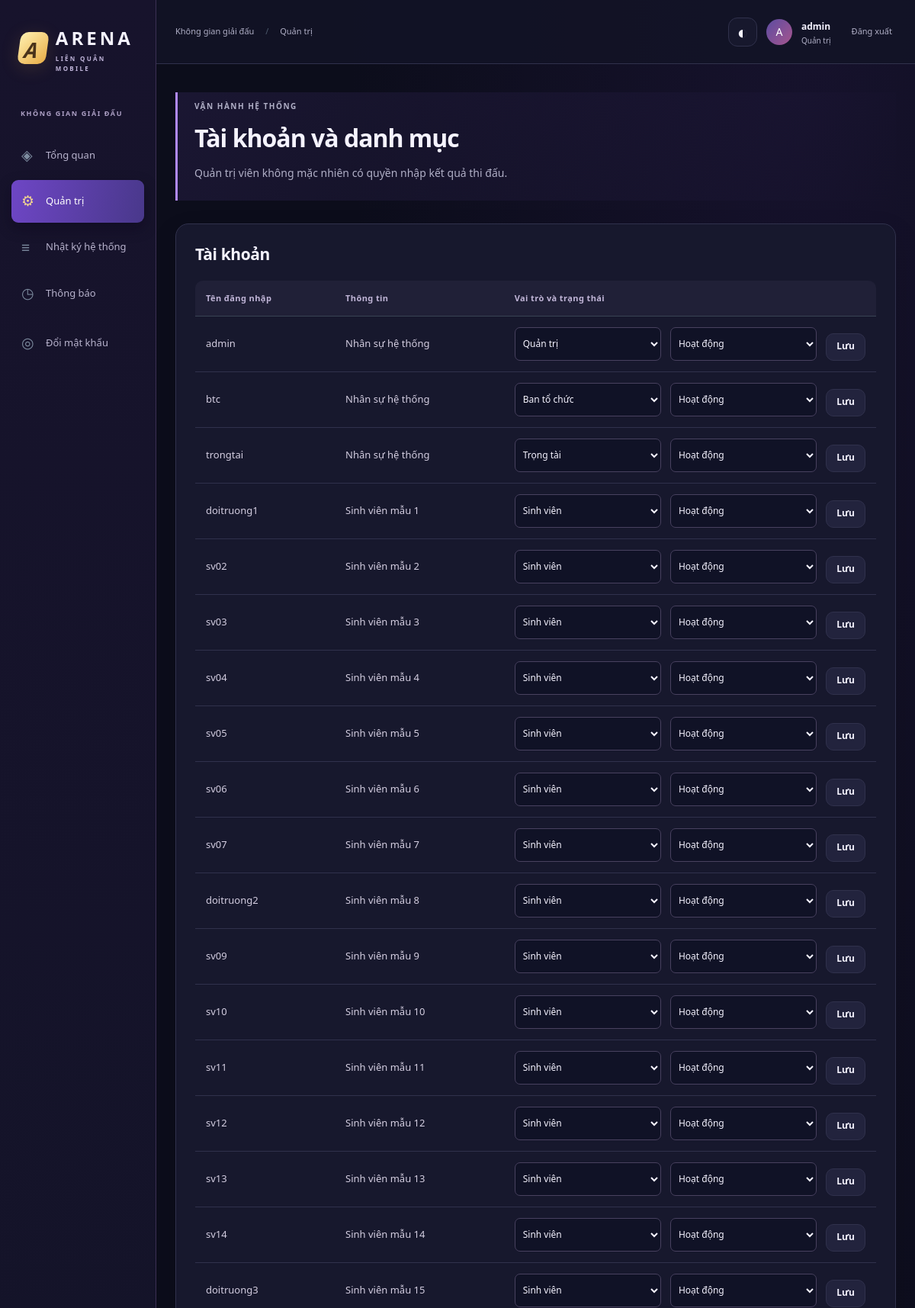
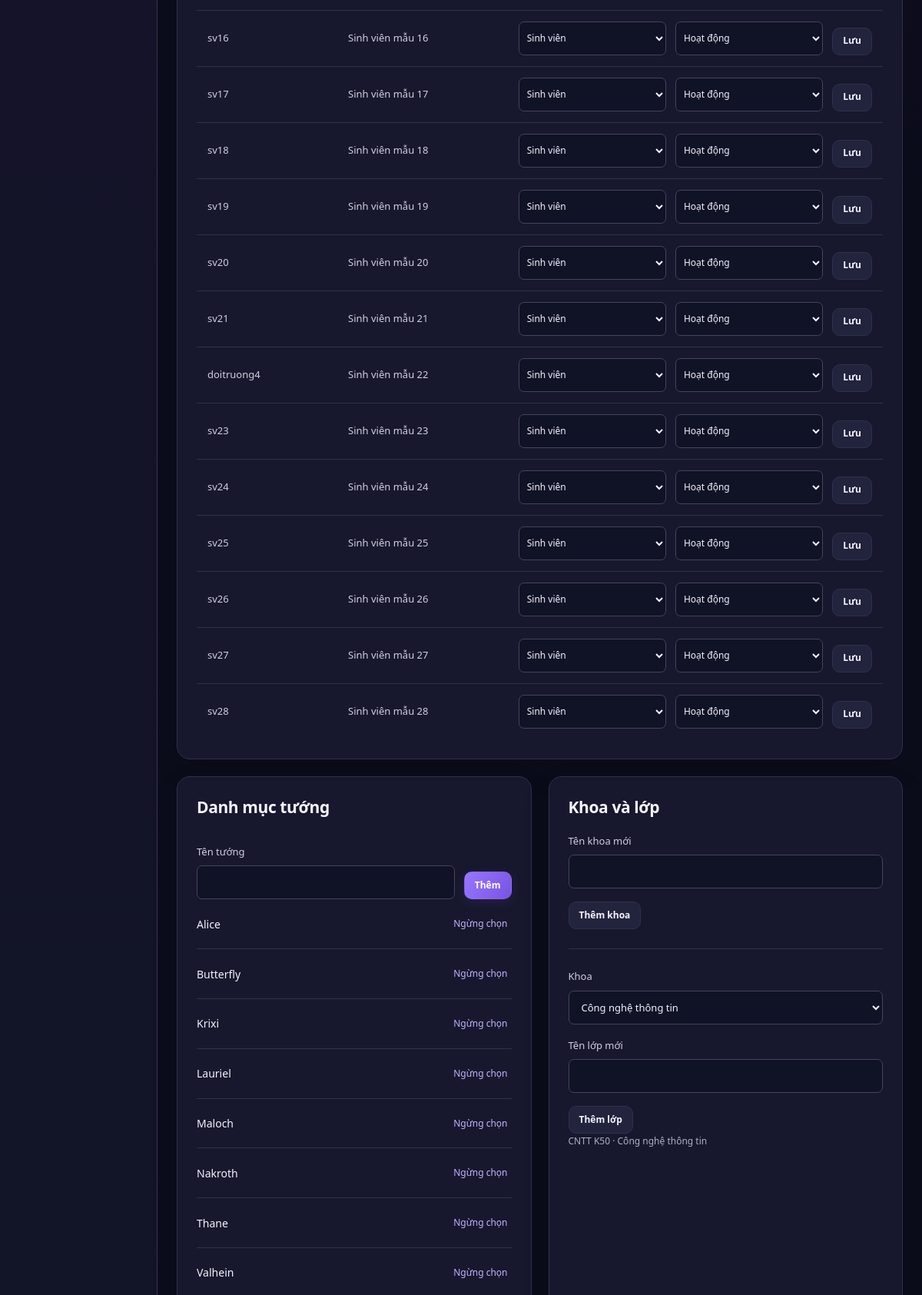
The page /admin (signed in, upper part) on the database its author committed (2 pictures, top to bottom).
### tables this page shows
CREATE TABLE users(id INTEGER PRIMARY KEY,username TEXT NOT NULL UNIQUE,password_hash TEXT NOT NULL,student_id INTEGER UNIQUE REFERENCES students(id),role TEXT NOT NULL CHECK(role IN ('admin','organizer','referee','student')),active INTEGER NOT NULL DEFAULT 1 CHECK(active IN(0,1)));

CREATE TABLE students(id INTEGER PRIMARY KEY,code TEXT NOT NULL UNIQUE,full_name TEXT NOT NULL,game_id TEXT NOT NULL UNIQUE,ign TEXT NOT NULL,class_id INTEGER NOT NULL REFERENCES classes(id));

CREATE TABLE heroes(id INTEGER PRIMARY KEY,name TEXT NOT NULL UNIQUE,active INTEGER NOT NULL DEFAULT 1);

CREATE TABLE classes(id INTEGER PRIMARY KEY,college_id INTEGER NOT NULL REFERENCES colleges(id),name TEXT NOT NULL UNIQUE);

CREATE TABLE colleges(id INTEGER PRIMARY KEY, name TEXT NOT NULL UNIQUE);

### app/admin.py (the view)
@bp.get("/admin")
def index():
    permission("admin")
    return render_template(
        "admin.html",
        users=query(
            "SELECT u.id,u.username,u.role,u.active,s.full_name FROM users u LEFT JOIN students s ON s.id=u.student_id ORDER BY u.id"
        ),
        heroes=query("SELECT * FROM heroes ORDER BY name"),
        classes=query(
            "SELECT c.*,k.name college FROM classes c JOIN colleges k ON k.id=c.college_id"
        ),
        colleges=query("SELECT * FROM colleges"),
    )

### app/auth.py (called while the page is built)
def load_user():
    g.user = query(
        "SELECT u.*,s.ign,s.full_name FROM users u LEFT JOIN students s ON s.id=u.student_id WHERE u.id=? AND u.active=1",
        (session.get("uid"),),
        one=True,
    )
    if not g.user:
        session.pop("uid", None)

def csrf_token():
    if "csrf" not in session:
        session["csrf"] = secrets.token_hex(32)
    return session["csrf"]

def csrf_guard():
    if request.method == "POST":
        sent = request.form.get("csrf") or request.headers.get("X-CSRF-Token", "")
        if not secrets.compare_digest(sent, session.get("csrf", "")) or not sent:
            abort(400, description="Phiên biểu mẫu đã hết hạn. Hãy tải lại trang.")

### app/common.py (called while the page is built)
def can(permission):
    return bool(
        g.user
        and query(
            "SELECT 1 FROM role_permissions WHERE role=? AND permission=?",
            (g.user["role"], permission),
            one=True,
        )
    )

def permission(name):
    if not g.user:
        abort(401)
    if not can(name):
        abort(403)

### app/db.py (called while the page is built)
def get_db():
    if "db" not in g:
        g.db = sqlite3.connect(
            current_app.config["DATABASE"], timeout=15, isolation_level=None
        )
        g.db.row_factory = sqlite3.Row
        g.db.execute("PRAGMA foreign_keys=ON")
        g.db.execute("PRAGMA journal_mode=WAL")
        g.db.execute("PRAGMA busy_timeout=15000")
    return g.db

def query(sql, args=(), one=False):
    rows = get_db().execute(sql, args).fetchall()
    return (rows[0] if rows else None) if one else rows

### app/templates/admin.html
{% extends 'base.html' %}{% block crumb %}Quản trị{% endblock %}{% block content %}<div class="page-heading"><p class="eyebrow">VẬN HÀNH HỆ THỐNG</p><h1>Tài khoản và danh mục</h1><p>Quản trị viên không mặc nhiên có quyền nhập kết quả thi đấu.</p></div><section class="panel"><h2>Tài khoản</h2><div class="table-scroll"><table><thead><tr><th>Tên đăng nhập</th><th>Thông tin</th><th>Vai trò và trạng thái</th></tr></thead><tbody>{% for u in users %}<tr><td>{{ u.username }}</td><td>{{ u.full_name or 'Nhân sự hệ thống' }}</td><td><form class="inline-form compact" method="post" action="{{ url_for('admin.user',uid=u.id) }}">{{ csrf_field() }}<select name="role" aria-label="Vai trò {{ u.username }}">{% for role in ['admin','organizer','referee','student'] %}<option value="{{ role }}" {{ 'selected' if role==u.role }}>{{ labels[role] }}</option>{% endfor %}</select><select name="active" aria-label="Trạng thái {{ u.username }}"><option value="1" {{ 'selected' if u.active }}>Hoạt động</option><option value="0" {{ 'selected' if not u.active }}>Bị khóa</option></select><button class="btn secondary small">Lưu</button></form></td></tr>{% endfor %}</tbody></table></div></section><div class="two-cols"><section class="panel"><h2>Danh mục tướng</h2><form class="inline-form" method="post" action="{{ url_for('admin.catalog') }}">{{ csrf_field() }}<input type="hidden" name="kind" value="hero"><label>Tên tướng<input name="name" required maxlength="100"></label><button class="btn small">Thêm</button></form>{% for h in heroes %}<div class="list-row"><span>{{ h.name }}</span><form method="post" action="{{ url_for('admin.hero',hid=h.id) }}">{{ csrf_field() }}<button class="link-btn">{{ 'Ngừng chọn' if h.active else 'Cho phép chọn lại' }}</button></form></div>{% endfor %}</section><section class="panel"><h2>Khoa và lớp</h2><form method="post" action="{{ url_for('admin.catalog') }}">{{ csrf_field() }}<input type="hidden" name="kind" value="college"><label>Tên khoa mới<input name="name" required maxlength="100"></label><button class="btn secondary small">Thêm khoa</button></form><hr><form method="post" action="{{ url_for('admin.catalog') }}">{{ csrf_field() }}<input type="hidden" name="kind" value="class"><label>Khoa<select name="college_id">{% for c in colleges %}<option value="{{ c.id }}">{{ c.name }}</option>{% endfor %}</select></label><label>Tên lớp mới<input name="name" required maxlength="100"></label><button class="btn secondary small">Thêm lớp</button></form>{% for c in classes %}<p class="muted">{{ c.name }} · {{ c.college }}</p>{% endfor %}</section></div>{% endblock %}

### app/templates/base.html (shortened to what this page needs)
<!doctype html><html lang="vi"><head><link rel="stylesheet" href="{{ url_for('static',filename='style.css') }}"><link rel="stylesheet" href="{{ url_for('static',filename='modern.css') }}"></head>
<body><aside class="sidebar" id="sidebar"><a class="brand" href="{{ url_for('web.home') }}"><span class="brand-icon">A</span><span>ARENA<small>LIÊN QUÂN MOBILE</small></span></a><p class="nav-label">KHÔNG GIAN GIẢI ĐẤU</p><nav><a class="nav-item {{ 'active' if request.endpoint=='web.home' }}" href="{{ url_for('web.home') }}"><span>◈</span>Tổng quan</a>{% if can('admin') %}<a class="nav-item" href="{{ url_for('admin.index') }}"><span>⚙</span>Quản trị</a>{% endif %}{% if can('audit') %}<a class="nav-item" href="{{ url_for('admin.logs') }}"><span>≡</span>Nhật ký hệ thống</a>{% endif %}{% if g.user %}<a class="nav-item" href="{{ url_for('admin.notifications') }}"><span>◷</span>Thông báo </a>{% endif %}</nav>{% if g.user %}<a class="nav-item" href="{{ url_for('auth.password_form') }}"><span>◎</span>Đổi mật khẩu</a>{% endif %}</aside>
<div class="workspace"><header class="topbar"><button class="icon-btn mobile-only" id="menu-toggle" aria-label="Mở menu" aria-expanded="false">☰</button><span class="breadcrumb">Không gian giải đấu <span>/</span> {% block crumb %}Tổng quan{% endblock %}</span><div class="account"><button type="button" class="theme-toggle" aria-label="Đổi giao diện sáng tối" title="Đổi giao diện sáng tối">◐</button>{% if g.user %}<span class="avatar">{{ (g.user.ign or g.user.username)[:1]|upper }}</span><span><b>{{ g.user.ign or g.user.username }}</b><small>{{ labels[g.user.role] }}</small></span><form method="post" action="{{ url_for('auth.logout') }}">{{ csrf_field() }}<button class="link-btn">Đăng xuất</button></form>{% else %}<a class="btn secondary small" href="{{ url_for('auth.login') }}">Đăng nhập</a><a class="btn small" href="{{ url_for('auth.register') }}">Tạo tài khoản</a>{% endif %}</div></header>
<main id="main">{% block content %}{% endblock %}</main></div></body></html>

### app/static/modern.css (style rules this page uses)
:root { --bg:#0c0d1b;--panel:#17182d;--raised:#22233d;--line:#30314c;--text:#f5f3ff;--muted:#b0afc6;--green:#c2b4ff;--mint:#43dcc1;--purple:#c0a8ff;--orange:#ffd181;--accent:#8b65f8;--shadow:0 14px 35px #0002 }
body { background:radial-gradient(ellipse at 88% 0,#33205d44,transparent 40%),var(--bg);font-size:14px;line-height:1.65 }
h1,h2,h3 { text-wrap:balance }
a,button { -webkit-tap-highlight-color:transparent }
.sidebar { background:linear-gradient(180deg,#17132c,#111426);border-right:1px solid #3c3054;padding-top:30px }
.brand-icon { background:linear-gradient(135deg,#fff0b0,#e8ad47);color:#49331a;box-shadow:0 5px 24px #e8ad4725 }
.brand small { color:#beb3d8 }
.nav-item { color:#b8b3cd;min-height:47px;transition:background .18s,color .18s }
.nav-item.active,.nav-item:hover { background:linear-gradient(100deg,#6e46c5,#49388b);color:#fff }
.nav-item.active { box-shadow:0 7px 18px #09061866 }
.nav-item.active>span,.nav-item:hover>span { color:#f4d78f }
.nav-label { color:#ada0c5 }
.topbar { background:#121326e8;border-color:var(--line) }
.account small,.breadcrumb { color:var(--muted) }
.theme-toggle { border:1px solid var(--line);border-radius:12px;background:var(--panel);color:var(--text);width:38px;height:38px;font-size:24px;line-height:1 }
.btn { background:linear-gradient(120deg,#9876ff,#7954e3);color:#fff;box-shadow:0 4px 14px #6a42b52e;border-radius:10px;font-size:13px;min-height:44px }
.btn.secondary { background:var(--raised);border-color:var(--line);color:var(--text);box-shadow:none }
.btn.small { font-size:12px;min-height:36px }
.avatar { background:linear-gradient(130deg,#5c4ca1,#a6558e);color:#fff }
.panel { border-radius:17px;box-shadow:var(--shadow) }
.panel h2 { font-size:21px }
.page-heading { background:linear-gradient(120deg,#45327740,transparent);border-left:3px solid #b18afa;padding:10px 0 10px 22px }
.page-heading h1 { font-size:32px }
.table-scroll { border-radius:10px }
th { color:#c0b5d7;background:#202037;padding:14px;font-size:11px }
td { color:#d4cee1;border-color:var(--line);font-size:13px }
.inline-form.compact select { font-size:12px }
label { color:#d4cde7;font-size:13px }
input:not([type=checkbox]),select,textarea { background:#101226;border-color:#48415f;color:var(--text);min-height:44px }
input::placeholder,textarea::placeholder { color:#a09ab3 }
.sidebar { overflow-y:auto }

### rows shown on the page
users: username "A", user "admin", role "Quản trị", username "admin", full_name "Nhân sự hệ thống", active "Hoạt động"
users: username "btc", full_name "Nhân sự hệ thống", role "Ban tổ chức", active "Hoạt động"
users: username "trongtai", full_name "Nhân sự hệ thống", role "Trọng tài", active "Hoạt động"
users: username "doitruong1", full_name "Sinh viên mẫu 1", role "Sinh viên", active "Hoạt động"
users: username "sv02", full_name "Sinh viên mẫu 2", role "Sinh viên", active "Hoạt động"
users: username "sv03", full_name "Sinh viên mẫu 3", role "Sinh viên", active "Hoạt động"
users: username "sv04", full_name "Sinh viên mẫu 4", role "Sinh viên", active "Hoạt động"
users: username "sv05", full_name "Sinh viên mẫu 5", role "Sinh viên", active "Hoạt động"
users: username "sv06", full_name "Sinh viên mẫu 6", role "Sinh viên", active "Hoạt động"
users: username "sv07", full_name "Sinh viên mẫu 7", role "Sinh viên", active "Hoạt động"
users: username "doitruong2", full_name "Sinh viên mẫu 8", role "Sinh viên", active "Hoạt động"
users: username "sv09", full_name "Sinh viên mẫu 9", role "Sinh viên", active "Hoạt động"
users: username "sv10", full_name "Sinh viên mẫu 10", role "Sinh viên", active "Hoạt động"
users: username "sv11", full_name "Sinh viên mẫu 11", role "Sinh viên", active "Hoạt động"
users: username "sv12", full_name "Sinh viên mẫu 12", role "Sinh viên", active "Hoạt động"
users: username "sv13", full_name "Sinh viên mẫu 13", role "Sinh viên", active "Hoạt động"
users: username "sv14", full_name "Sinh viên mẫu 14", role "Sinh viên", active "Hoạt động"
users: username "doitruong3", full_name "Sinh viên mẫu 15", role "Sinh viên", active "Hoạt động"
users: username "sv16", full_name "Sinh viên mẫu 16", role "Sinh viên", active "Hoạt động"
users: username "sv17", full_name "Sinh viên mẫu 17", role "Sinh viên", active "Hoạt động"
users: username "sv18", full_name "Sinh viên mẫu 18", role "Sinh viên", active "Hoạt động"
users: username "sv19", full_name "Sinh viên mẫu 19", role "Sinh viên", active "Hoạt động"
users: username "sv20", full_name "Sinh viên mẫu 20", role "Sinh viên", active "Hoạt động"
users: username "sv21", full_name "Sinh viên mẫu 21", role "Sinh viên", active "Hoạt động"
users: username "doitruong4", full_name "Sinh viên mẫu 22", role "Sinh viên", active "Hoạt động"
users: username "sv23", full_name "Sinh viên mẫu 23", role "Sinh viên", active "Hoạt động"
users: username "sv24", full_name "Sinh viên mẫu 24", role "Sinh viên", active "Hoạt động"
users: username "sv25", full_name "Sinh viên mẫu 25", role "Sinh viên", active "Hoạt động"
users: username "sv26", full_name "Sinh viên mẫu 26", role "Sinh viên", active "Hoạt động"
users: username "sv27", full_name "Sinh viên mẫu 27", role "Sinh viên", active "Hoạt động"
users: username "sv28", full_name "Sinh viên mẫu 28", role "Sinh viên", active "Hoạt động"
heroes: name "Alice", active "Ngừng chọn"
heroes: name "Butterfly", active "Ngừng chọn"
heroes: name "Krixi", active "Ngừng chọn"
heroes: name "Lauriel", active "Ngừng chọn"
heroes: name "Maloch", active "Ngừng chọn"
heroes: name "Nakroth", active "Ngừng chọn"
heroes: name "Thane", active "Ngừng chọn"
heroes: name "Valhein", active "Ngừng chọn"
classes: name "CNTT K50", college "Công nghệ thông tin"

### other values the page prints
form field college_id "Công nghệ thông tin"
